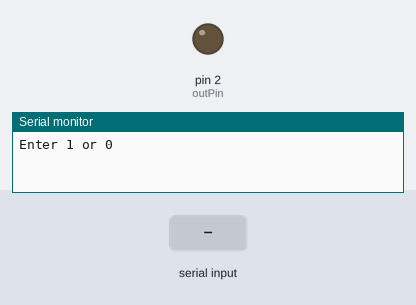
Bench run of a sketch on a simulated Arduino Uno, built with avr-gcc and run on an emulated ATmega328P. Shown: output pins drawn as LEDs (lit = HIGH), the last lines printed to the serial monitor. The inputs (shaded band) are chosen by the test bench.

Above: at 1.2 s.
1.3 s: "1" received over Serial
At 1.9 s:
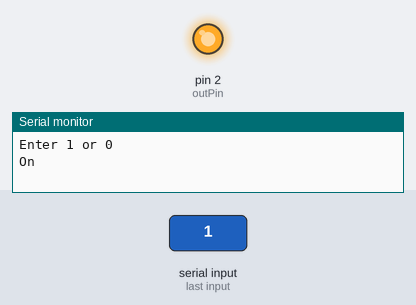
2.8 s: "0" received over Serial
At 3.1 s:
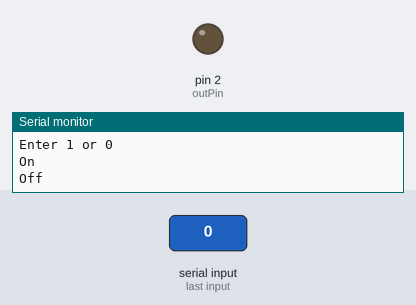
Timing chart, 0 to 5.8 s (numbered marks = the images above; inputs shaded):
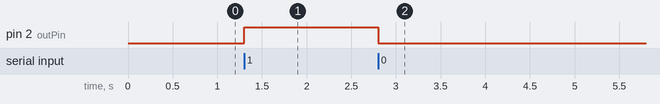

The sketch:

10_digital_output.ino
```cpp
const int outPin = 2;

void setup()
{
    pinMode(outPin, OUTPUT);

    digitalWrite(outPin, LOW);

    Serial.begin(9600);
    Serial.println();
    Serial.println("Enter 1 or 0");
}

void loop()
{
    if (Serial.available() > 0)
    {
        char ch = Serial.read();
        if (ch == '1')
        {
            Serial.println("On");
            digitalWrite(outPin, HIGH);
        }
        else if (ch == '0')
        {
            Serial.println("Off");
            digitalWrite(outPin, LOW);
        }
    }
}
```

Measured:
- after the input at 1.3 s, pin 2 (outPin): LOW → HIGH at once
- after the input at 2.8 s, pin 2 (outPin): HIGH → LOW at once
